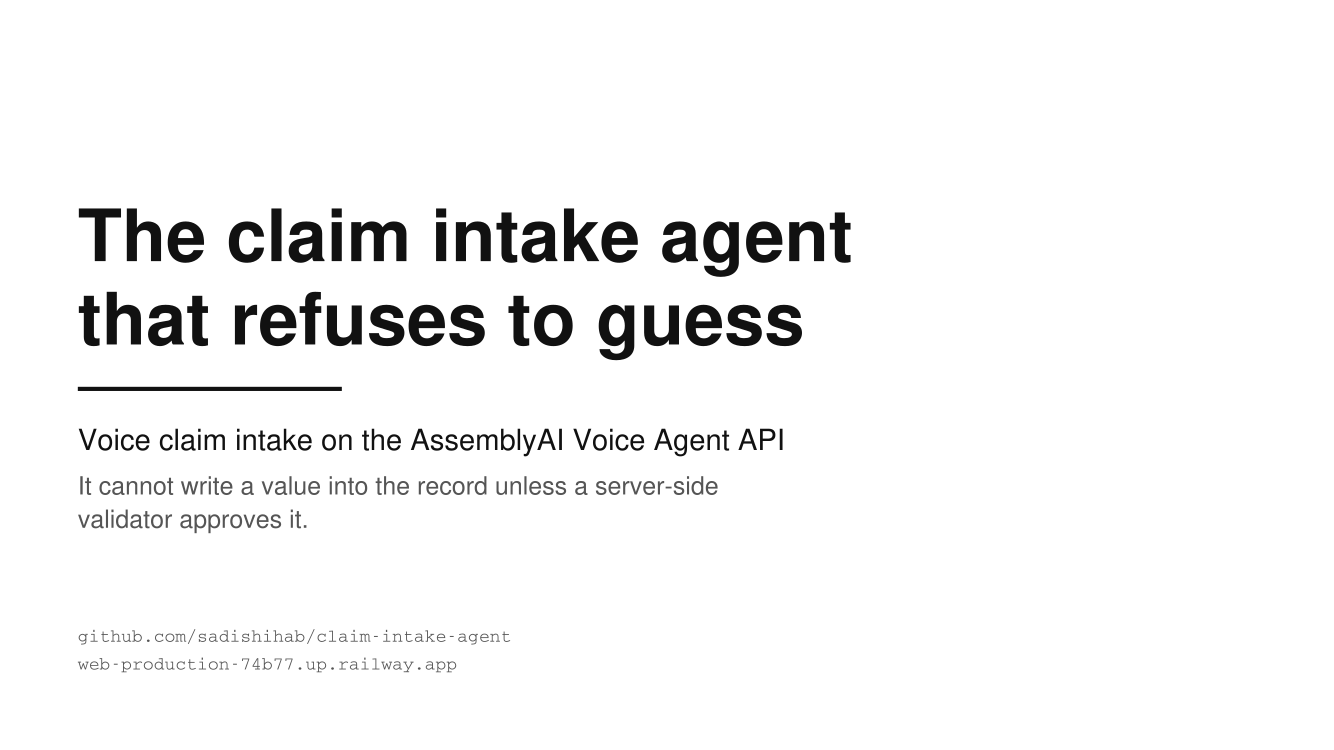

Here is the Python script that generated this plot:
"""Build deck.pdf, the seven-slide submission deck.

Not part of the app. Needs reportlab, which is deliberately not in
requirements.txt:

    python3 -m venv /tmp/deckenv && /tmp/deckenv/bin/pip install reportlab
    /tmp/deckenv/bin/python deck.py

Every value, transcript and log line here is copied from SUBMISSION.md,
README.md and the call logs. Nothing on a slide claims more than those do.
"""

from reportlab.lib.colors import HexColor, white
from reportlab.pdfgen import canvas

W, H = 960, 540                      # 16:9
M = 56                               # side margin

INK, DIM, LINE, PALE = (HexColor(c) for c in ("#111111", "#555555", "#c8c8c8", "#f6f6f6"))
OK_FG, OK_BG, OK_ED = (HexColor(c) for c in ("#0b5c2a", "#e3f3e8", "#1a7f3d"))
UN_FG, UN_BG, UN_ED = (HexColor(c) for c in ("#7a4600", "#fbeed6", "#a86a00"))
RJ_FG, RJ_BG, RJ_ED = (HexColor(c) for c in ("#971b13", "#fbe3e1", "#c0271c"))

BOLD, REG, MONO, MONOB = "Helvetica-Bold", "Helvetica", "Courier", "Courier-Bold"

overflows = []


def t(c, x, y, s, font=REG, size=17, color=INK, limit=None):
    """Draw one line. Records anything wider than the space it was given."""
    if limit and c.stringWidth(s, font, size) > limit:
        overflows.append((round(c.stringWidth(s, font, size)), limit, s[:60]))
    c.setFont(font, size)
    c.setFillColor(color)
    c.drawString(x, y, s)


def right(c, x, y, s, font=REG, size=17, color=INK):
    c.setFont(font, size)
    c.setFillColor(color)
    c.drawRightString(x, y, s)


def label(c, x, y, s, color=DIM, size=11):
    """Small all-caps section marker, letterspaced by hand."""
    c.setFont(BOLD, size)
    c.setFillColor(color)
    c.drawString(x, y, " ".join(s.upper()))


def box(c, x, y, w, h, fill=None, edge=INK, width=2, r=4):
    c.setLineWidth(width)
    c.setStrokeColor(edge)
    if fill is not None:
        c.setFillColor(fill)
    c.roundRect(x, y, w, h, r, stroke=1, fill=fill is not None)


def arrow(c, x, y0, y1, color=INK):
    """Short vertical arrow, pointing down."""
    c.setStrokeColor(color)
    c.setFillColor(color)
    c.setLineWidth(2)
    c.line(x, y0, x, y1 + 7)
    c.setLineWidth(1)
    p = c.beginPath()
    p.moveTo(x - 5, y1 + 8)
    p.lineTo(x + 5, y1 + 8)
    p.lineTo(x, y1)
    p.close()
    c.drawPath(p, stroke=0, fill=1)


def arrow_right(c, x0, x1, y, color=INK):
    c.setStrokeColor(color)
    c.setFillColor(color)
    c.setLineWidth(2)
    c.line(x0, y, x1 - 7, y)
    c.setLineWidth(1)
    p = c.beginPath()
    p.moveTo(x1 - 8, y - 5)
    p.lineTo(x1 - 8, y + 5)
    p.lineTo(x1, y)
    p.close()
    c.drawPath(p, stroke=0, fill=1)


def chrome(c, n, title):
    """Standard slide furniture. Returns the y of the first content line."""
    t(c, M, H - 92, title, BOLD, 34, INK, limit=W - 2 * M)
    c.setStrokeColor(LINE)
    c.setLineWidth(2)
    c.line(M, H - 116, W - M, H - 116)
    right(c, W - M, 30, str(n), REG, 11, DIM)
    t(c, M, 30, "The claim intake agent that refuses to guess", REG, 11, DIM)
    return H - 158


def page(c):
    c.setFillColor(white)
    c.rect(0, 0, W, H, stroke=0, fill=1)


# --- 1. title ------------------------------------------------------------

def slide_title(c):
    page(c)
    t(c, M, 352, "The claim intake agent", BOLD, 52)
    t(c, M, 292, "that refuses to guess", BOLD, 52)
    c.setStrokeColor(INK)
    c.setLineWidth(3)
    c.line(M, 260, M + 190, 260)
    t(c, M, 216, "Voice claim intake on the AssemblyAI Voice Agent API", REG, 21, INK)
    t(c, M, 184, "It cannot write a value into the record unless a server-side",
      REG, 18, DIM)
    t(c, M, 160, "validator approves it.", REG, 18, DIM)
    t(c, M, 78, "github.com/sadishihab/claim-intake-agent", MONO, 13, DIM)
    t(c, M, 58, "web-production-74b77.up.railway.app", MONO, 13, DIM)


# --- 2. the problem ------------------------------------------------------

def slide_problem(c):
    page(c)
    y = chrome(c, 2, "The problem")

    label(c, M, y, "one policy number, read aloud")
    box(c, M, y - 168, 392, 152, PALE, LINE, 1)
    for i, line in enumerate(["3841188", "M-A-C-K-K-K-D-4-1-1-3-8", "D411",
                              "KD41118", "KD41282"]):
        t(c, M + 18, y - 44 - i * 26, line, MONO, 16, INK, limit=356)
    t(c, M, y - 192, "All rejected. None is a policy on file.", REG, 15, DIM)

    x2 = M + 448
    label(c, x2, y, "the harder case")
    box(c, x2, y - 100, 400, 84, PALE, LINE, 1)
    t(c, x2 + 18, y - 44, "BX7-4402", MONOB, 17)
    t(c, x2 + 140, y - 44, "Marcus Halloway", REG, 17)
    t(c, x2 + 18, y - 76, "BX7-4420", MONOB, 17)
    t(c, x2 + 140, y - 76, "Priya Raghunathan", REG, 17)
    t(c, x2, y - 128, "One transposition apart. Two different people.", REG, 16, DIM)

    box(c, x2, y - 232, 400, 76, RJ_BG, RJ_ED, 2)
    t(c, x2 + 18, y - 186, "A wrong value that looks right", BOLD, 18, RJ_FG)
    t(c, x2 + 18, y - 212, "gets filed and never surfaces.", BOLD, 18, RJ_FG)


# --- 3. the architecture -------------------------------------------------

def slide_architecture(c):
    page(c)
    chrome(c, 3, "The architecture")

    x, w, h = 90, 470, 46
    steps = [
        (356, "Caller speaks", None),
        (288, "AssemblyAI Voice Agent API", "WebSocket, PCM16 mono 24 kHz"),
        (220, "agent calls record_field(field, value)", "the only way to write anything"),
        (152, "validators.py", "returns status, reason, readback"),
    ]
    for i, (y, head, sub) in enumerate(steps):
        fill = PALE if i != 3 else OK_BG
        edge = INK if i != 3 else OK_ED
        box(c, x, y, w, h, fill, edge, 2)
        if sub:
            t(c, x + 18, y + 26, head, BOLD, 16, INK, limit=w - 36)
            t(c, x + 18, y + 10, sub, REG, 12, DIM, limit=w - 36)
        else:
            t(c, x + 18, y + 17, head, BOLD, 16, INK, limit=w - 36)
        if i:
            arrow(c, x + w / 2, steps[i - 1][0], y + h)

    box(c, 600, 152, 304, 46, PALE, LINE, 2)
    t(c, 618, 178, "calls/<session_id>.jsonl", MONOB, 13, INK, limit=268)
    t(c, 618, 162, "every attempt, as it happens", REG, 12, DIM)
    arrow_right(c, x + w, 600, 175)

    t(c, M, 112, "The model proposes a value. It never writes one.", BOLD, 19)
    t(c, M, 84, "The verdict carries the exact words to speak, and the prompt "
                "requires them verbatim.", REG, 15, DIM, limit=W - 2 * M)
    t(c, M, 62, "Audio is proxied through the server, so the API key never reaches "
                "the browser.", REG, 15, DIM, limit=W - 2 * M)


# --- 4. the three verdicts -----------------------------------------------

def slide_verdicts(c):
    page(c)
    y = chrome(c, 4, "The three verdicts")

    rows = [
        ("accepted", "checked and unambiguous",
         "records it, says nothing, moves on", OK_FG, OK_BG, OK_ED),
        ("unconfirmed", "probably right, cannot be sure",
         "reads the value back and waits", UN_FG, UN_BG, UN_ED),
        ("rejected", "cannot be right",
         "explains the problem and asks again", RJ_FG, RJ_BG, RJ_ED),
    ]
    for i, (name, means, does, fg, bg, ed) in enumerate(rows):
        top = y - 8 - i * 80
        box(c, M, top - 58, W - 2 * M, 58, bg, ed, 2)
        t(c, M + 20, top - 38, name, MONOB, 19, fg, limit=180)
        t(c, M + 220, top - 38, means, REG, 17, INK, limit=290)
        t(c, M + 528, top - 38, does, REG, 17, DIM, limit=300)

    t(c, M, 124, "The middle one is where the design went.", BOLD, 19, INK, limit=460)
    t(c, M, 100, "A system with only accept and reject guesses on every near miss.",
      REG, 15, DIM, limit=460)

    t(c, M + 500, 124, "BX7-4402", MONOB, 15)
    t(c, M + 610, 124, '"four four zero two"', MONO, 15, DIM)
    t(c, M + 500, 100, "BX7-4420", MONOB, 15)
    t(c, M + 610, 100, '"four four two zero"', MONO, 15, DIM)
    t(c, M + 500, 74, "Two real policies. The readback separates them.", REG, 12, DIM)


# --- 5. what we measured -------------------------------------------------

def slide_measured(c):
    page(c)
    y = chrome(c, 5, "What we measured")
    t(c, M, y, "Three null results on recogniser tuning.", REG, 20, DIM)

    rows = [
        ("Baseline, 12 clips", "12 / 12", "Test at its ceiling. Cannot discriminate."),
        ("Noise at 15, 10 and 5 dB SNR", "no change", "Still transcribed perfectly."),
        ("transcription_prompt, max_accuracy", "no effect", "Not carried."),
    ]
    for i, (lever, result, note) in enumerate(rows):
        top = y - 40 - i * 68
        if i < len(rows) - 1:                       # no rule under the last row
            c.setStrokeColor(LINE)
            c.setLineWidth(1)
            c.line(M, top - 52, W - M, top - 52)
        t(c, M, top - 32, lever, MONOB, 16, INK, limit=330)
        t(c, M + 348, top - 32, result, BOLD, 20, DIM, limit=140)
        t(c, M + 508, top - 32, note, REG, 16, INK, limit=320)

    t(c, M, 132, "The clips were text-to-speech, which cannot produce human "
                 "disfluency.", REG, 14, DIM, limit=W - 2 * M)
    t(c, M, 110, "The harness was a scratch script and is not in the repository.",
      REG, 14, DIM, limit=W - 2 * M)

    box(c, M, 44, W - 2 * M, 50, RJ_BG, RJ_ED, 2)
    t(c, M + 20, 62, "One lever did move something. It made the system worse.",
      BOLD, 19, RJ_FG, limit=W - 2 * M - 40)


# --- 6. the keyterms finding ---------------------------------------------

def slide_keyterms(c):
    page(c)
    y = chrome(c, 6, "The keyterms finding")
    t(c, M, y, "input.keyterms biased transcription toward the policy numbers "
               "in policies.json.", REG, 18, DIM, limit=W - 2 * M)

    box(c, M, y - 152, W - 2 * M, 130, PALE, LINE, 1)
    lines = [
        ("partial", "Yes, my policy number is C411.", DIM, ""),
        ("partial", "Yes, my policy number is KD4-1188.", INK, "<- revised onto a keyterm"),
        ("FINAL", "Yes, my policy number is KD4-1188.", INK, ""),
        ("recorded", "KD4-1188   accepted   exact match on file", RJ_FG, ""),
    ]
    for i, (kind, text_, color, tail) in enumerate(lines):
        yy = y - 48 - i * 28
        t(c, M + 18, yy, kind, MONOB, 14, DIM)
        t(c, M + 110, yy, text_, MONO, 15, color, limit=440)
        if tail:
            t(c, M + 566, yy, tail, MONOB, 13, RJ_FG, limit=270)

    box(c, M, y - 268, W - 2 * M, 96, white, INK, 3)
    t(c, M + 24, y - 202, "Never bias the recogniser toward the answer key", BOLD, 21)
    t(c, M + 24, y - 232, "when the recogniser's output is the evidence being "
                          "validated.", BOLD, 21, INK, limit=W - 2 * M - 48)

    t(c, M, 96, "Every downstream guard still passed. Exact match was only evidence "
                "while the", REG, 15, DIM, limit=W - 2 * M)
    t(c, M, 76, "recogniser knew nothing about the policy list.", REG, 15, DIM)
    t(c, M, 54, "The audio is not kept. That the number read was wrong is my "
                "recollection, not something the log proves.", REG, 11, DIM,
      limit=W - 2 * M)


# --- 7. the evidence trail -----------------------------------------------

def slide_evidence(c):
    page(c)
    y = chrome(c, 7, "The evidence trail")
    t(c, M, y, "Every attempt is appended to calls/<session_id>.jsonl as it "
               "happens.", REG, 18, DIM, limit=W - 2 * M)

    box(c, M, y - 122, W - 2 * M, 100, UN_BG, UN_ED, 2)
    t(c, M + 20, y - 48, "25.0s", MONOB, 15, UN_FG)
    t(c, M + 100, y - 48, "policy_number   KD41188", MONO, 15, INK)
    t(c, M + 400, y - 48, "UNCONFIRMED", MONOB, 15, UN_FG)
    t(c, M + 100, y - 74, 'heard      "My policy number is KD41188."', MONO, 14, DIM,
      limit=700)
    t(c, M + 100, y - 100, 'readback   "That\'s Kilo Delta four, one one eight '
                           'eight, correct?"', MONO, 14, DIM, limit=700)

    box(c, M, y - 216, W - 2 * M, 74, OK_BG, OK_ED, 2)
    t(c, M + 20, y - 168, "41.5s", MONOB, 15, OK_FG)
    t(c, M + 100, y - 168, "policy_number   KD41188", MONO, 15, INK)
    t(c, M + 400, y - 168, "ACCEPTED", MONOB, 15, OK_FG)
    t(c, M + 560, y - 168, "-> KD4-1188", MONO, 15, OK_FG)
    t(c, M + 100, y - 194, 'heard      "Yes, correct."', MONO, 14, DIM)

    t(c, M, 128, "A policy number is never accepted on a match alone.", BOLD, 19)
    t(c, M, 104, "The caller has to hear it read back and agree. ClaimRecord "
                 "enforces that, not the prompt.", REG, 15, DIM, limit=W - 2 * M)

    for i, fact in enumerate(["/compare renders six moments side by side.",
                              "The panel at / tails the same log.",
                              "196 tests."]):
        t(c, M + i * 300, 58, fact, REG, 14, DIM, limit=290)


def main():
    c = canvas.Canvas("deck.pdf", pagesize=(W, H))
    c.setTitle("The claim intake agent that refuses to guess")
    for fn in (slide_title, slide_problem, slide_architecture, slide_verdicts,
               slide_measured, slide_keyterms, slide_evidence):
        fn(c)
        c.showPage()
    c.save()
    for got, allowed, s in overflows:
        print(f"[overflow] {got}pt > {allowed}pt: {s}")
    print(f"deck.pdf written, 7 slides, {len(overflows)} overflow(s)")


if __name__ == "__main__":
    main()
